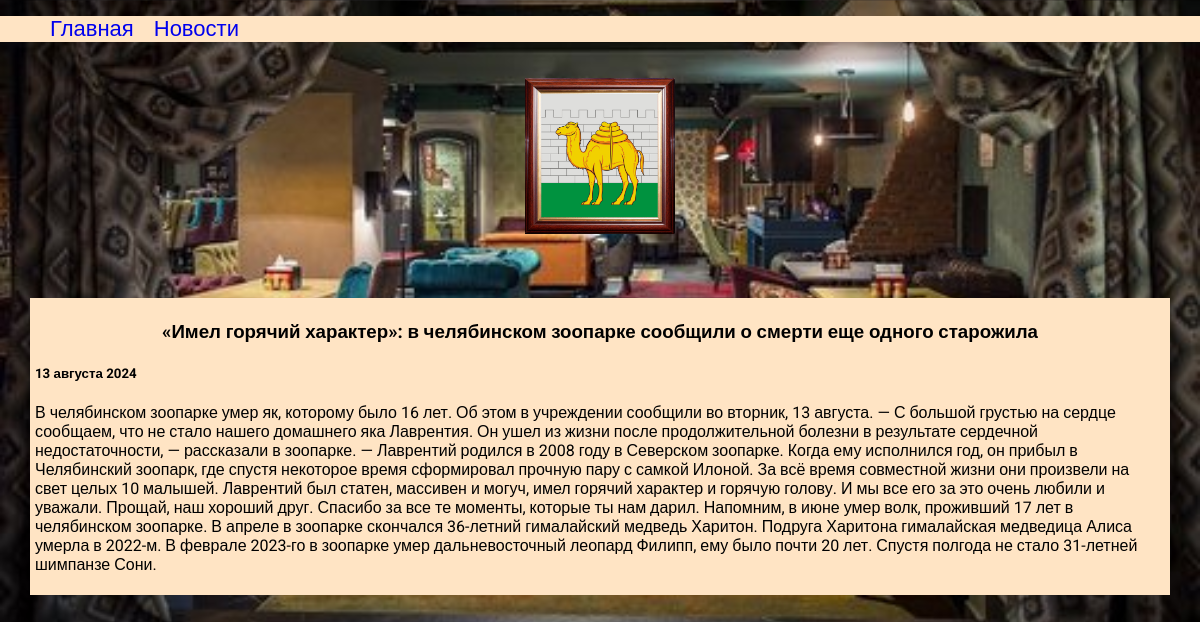
Page /2/ on the committed database.
### bars/models.py (models this page shows, shortened)
class News(models.Model):
    title = models.CharField(max_length=400)
    text = models.TextField()
    date = models.DateField()

### bars/views.py (the view)
# urls.py: path('<int:new_id>/', views.selectnew, name='selectnew'),
def selectnew(request, new_id):
    new = get_object_or_404(News, pk=new_id)
    return render(request, 'bars/new.html', {'new': new})

### bars/templates/bars/new.html
{%extends 'bars/base.html'%}
{%load static%}
{%block content%}
<div class="n_box">
    <h3>{{new.title}}</h3>
    <h5>{{new.date|date:'d E Y'}}</h5>
    <p>{{new.text|safe}}</p>
</div>
{%endblock%}

### bars/static/css/style.css (style rules this page uses)
body { background-image: url("../bars/bg.jpg"); background-size: cover; padding: 0; margin: 0; font-family: "Roboto", sans-serif; }
.n_box { background-color: bisque; padding: 5px; box-sizing: border-box; margin: 10px; }
.n_box>h3 { text-align: center; }

### rows in the picture
News: title "«Имел горячий характер»: в челябинском зоопарке сообщили о смерти еще одного старожила", date "13 августа 2024", text "В челябинском зоопарке умер як, которому было 16 лет. Об этом в учреждении сообщили во вторник, 13 августа. — С большой грустью на сердце сообщаем, что не стало нашего домашнего яка Лаврентия. Он ушел из жизни после продолжительной болезни в результате сердечной недостаточности, — рассказали в зоопарке. — Лаврентий родился в 2008 году в Северском зоопарке. Когда ему исполнился год, он прибыл в Челябинский зоопарк, где спустя некоторое время сформировал прочную пару с самкой Илоной. За всё время совместной жизни они произвели на свет целых 10 малышей. Лаврентий был статен, массивен и могуч, имел горячий характер и горячую голову. И мы все его за это очень любили и уважали. Прощай, наш…"
